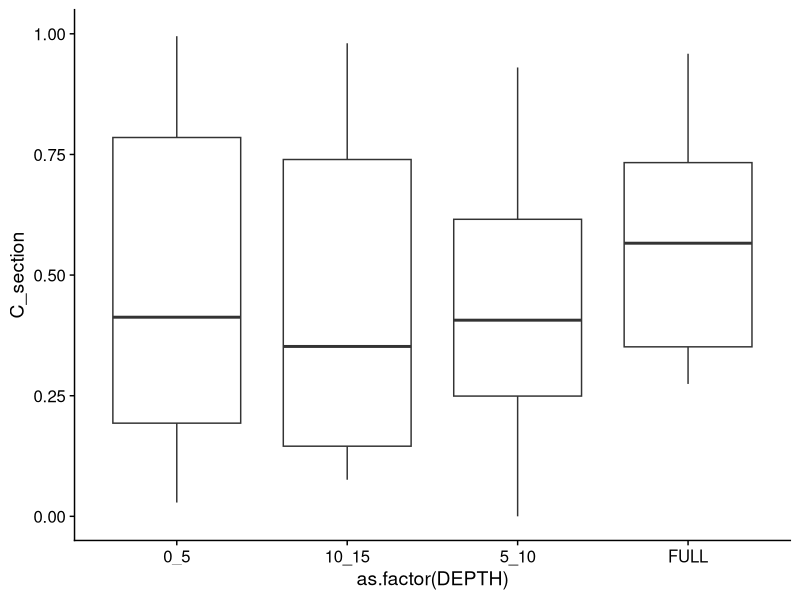
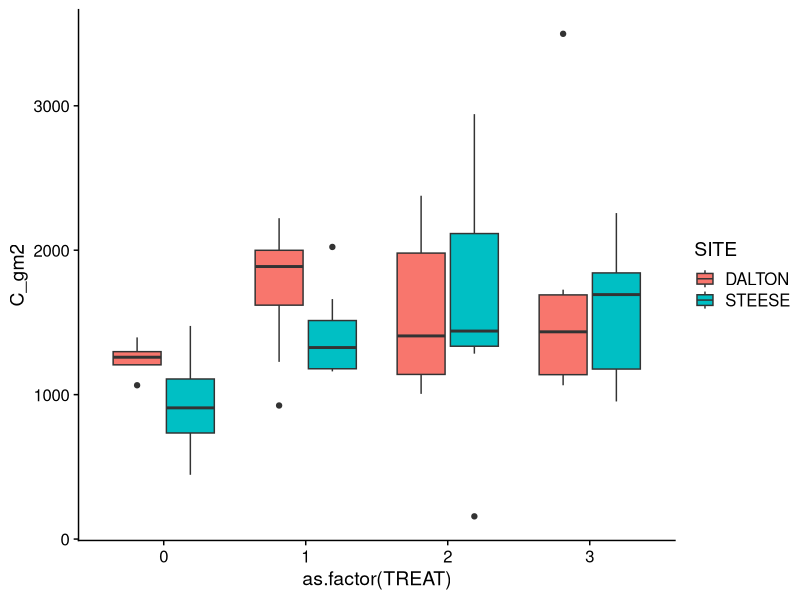
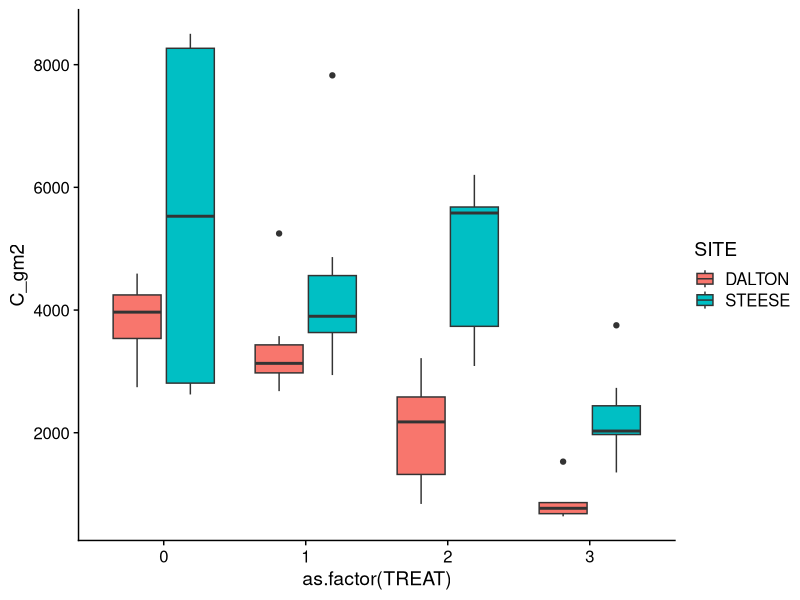

Recreate these plots in R, in order.
# bulk density

# input:
    # soil_samples_format.csv
    # EA_processed.csv
# output:

# set up #############################################
library(tidyverse)
library(here)
library(cowplot) ; theme_set(theme_cowplot())
# Creating a not in operator:
`%!in%` <- Negate(`%in%`)

# bringing in weights of soil samples bagged
soil <- read.csv(here("data/soil/soil_samples_format.csv")) # 988

  # correcting NAs for missing samples
    soil$DRY_WEIGHT[soil$VIAL == "NO_SAMPLE"] <- 0

  # which ones are done
soil <- soil %>% # 974
  filter(VIAL != "NO_SAMPLE") %>%
  filter(NOTES != "REDONE_DROP")

# EA results ######################
ea <- read.csv(here("data/output/EA_processed.csv"), stringsAsFactors = F) # 1156 total

ea <- ea %>%
  filter(Sample_type == "unknown") %>%
  filter(C_weight_per != "") # 1103 samples (unknown)

ea <- ea %>%
 replace_na(list(C_weight_per = "N/A")) %>%
  replace_na(list(C_weight_per = ""))

ea$C_weight_per <- as.numeric(ea$C_weight_per)

c_per <- ea %>%
  group_by(VIAL) %>%
  summarise(C_per = mean(C_weight_per))  # 910

c_per <- c_per[!is.na(c_per$C_per),]

soil[soil$VIAL %!in% c_per$VIAL,]

done_ea <- soil %>%
  filter(VIAL %in% c_per$VIAL) %>% # 894
  select(!c(DRY_WEIGHT_BAG, VIAL_WEIGHT, BAG, NOTES))

done <- merge(done_ea, c_per, by = "VIAL") # 894

rm(ea, done_ea, soil, c_per)

# volume of soil corer # volume = pie * radius2 * height
# soil corer is 15 cm long, 4.7 cm wide (radius = 2.35 cm)
# so 38.1 cm by
done$vol <- pi*(2.35^2)*done$DEPTH_CM # in grams/cm3

# Bulk density ################################
## calculate ####
done$BD <- done$DRY_WEIGHT / done$vol # grams/cm3

done$C_density <- done$BD * done$C_per

done$C_section <- done$C_density * done$DEPTH_CM
# https://ro.ecu.edu.au/cgi/viewcontent.cgi?article=1990&context=ecuworks2013 # page 65

done %>%
  filter(ORG_MIN == "M") %>%
  ggplot(aes(x = as.factor(DEPTH), y = C_section)) + geom_boxplot() +
  ylim(c(0,1))

core <- done %>%
  group_by(SITE, TREAT, PLOT, CORNER, ORG_MIN, COARSE_FINE, DIVID) %>%
  summarise(core_sum = sum(C_section) ) # in grams / cm2

core$C_gm2 <- core$core_sum * 100 # from cm to m

# # averaging duplicate samples
# done_dup <- done %>%
#   group_by(SITE, TREAT, PLOT, CORNER, ORG_MIN, COARSE_FINE,DEPTH, DUP) %>%
#   summarise(C_gm2 = mean(C_gm2, na.rm = T))

# combining coarse / fine
core <- core %>%
  group_by(SITE, TREAT, PLOT, CORNER, ORG_MIN, COARSE_FINE) %>%
  summarise(C_gm2 = sum(C_gm2, na.rm = T))

# averaging per plot
plot_soilC <- core %>%
  group_by(SITE, TREAT, PLOT, ORG_MIN) %>%
  summarise("SD" = sd(C_gm2, na.rm = T), "C_gm2" = mean(C_gm2, na.rm = T))

plot_soilC %>%
  filter(ORG_MIN == "M") %>%
  ggplot( aes(x = as.factor(TREAT), y = C_gm2, fill = SITE)) +
  geom_boxplot()

plot_soilC %>%
  filter(ORG_MIN == "O") %>%
  ggplot( aes(x = as.factor(TREAT), y = C_gm2, fill = SITE)) +
  geom_boxplot()

write.csv(plot_soilC, here("data/output/soil_c.csv"), row.names = F)

